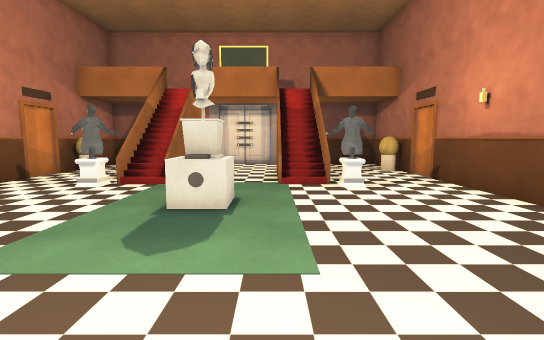
[1] (above)

12 first-person views from a walk through a scene from a Unity 3-D project. The camera is 1.4 m above the floor, tilts 6° down and sees 85° across. The floor is counted in squares, 1 m on a side. Each view is taken from the middle of a square. On the plan, view 1 faces up. The plan holds only what a view shows up to about 14 squares ahead; the rest is blank. The place goes on beyond the plan.

[2]
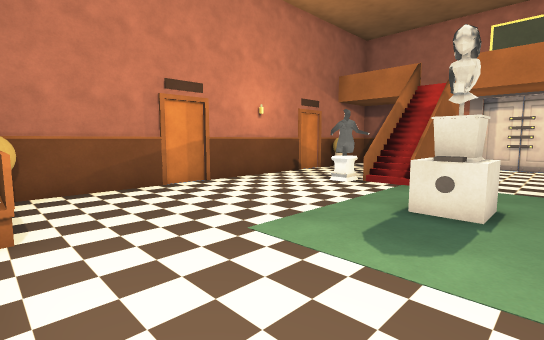

[3]
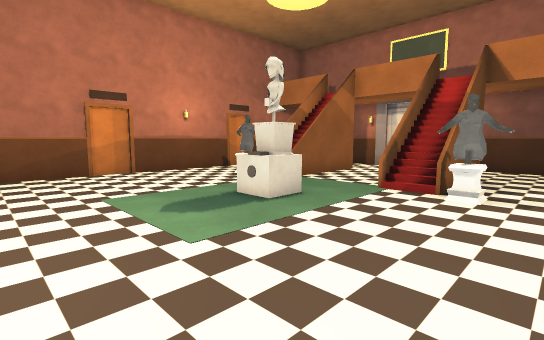

[4]
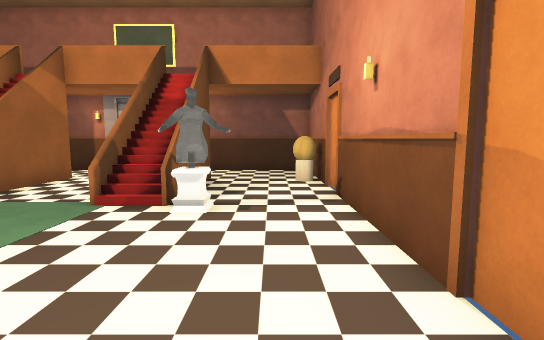

[5]
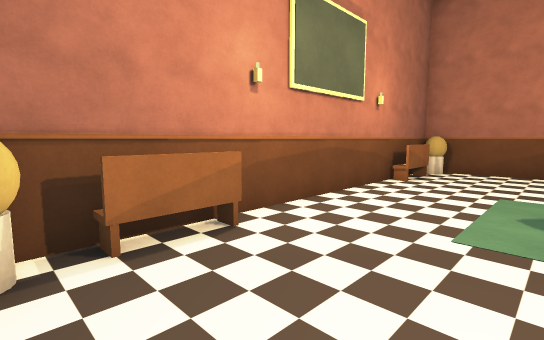

[6]
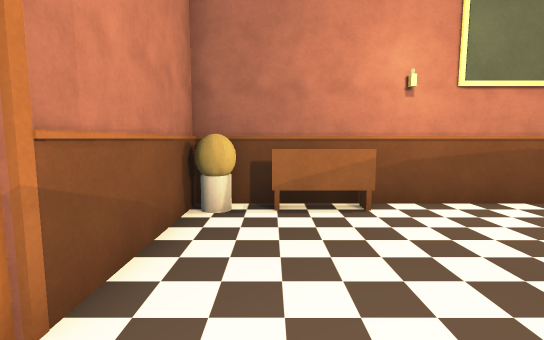

[7]
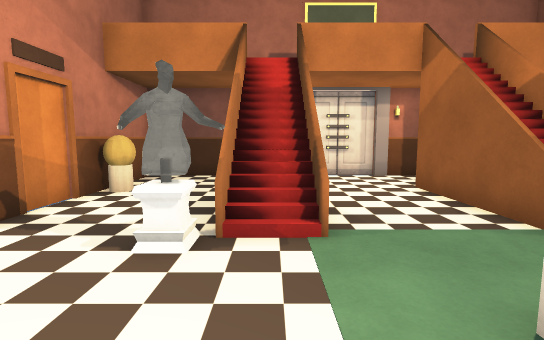

[8]
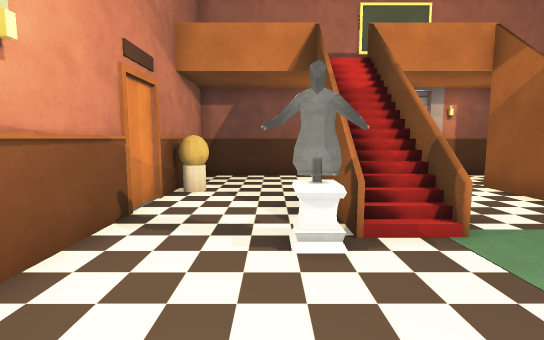

[9]
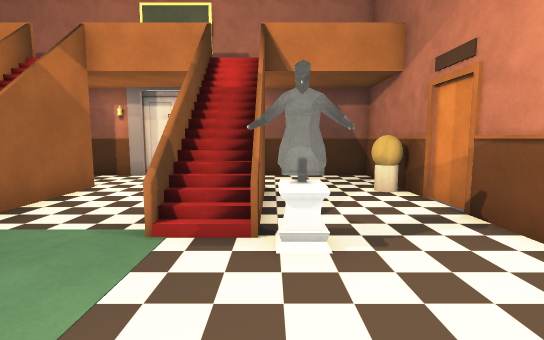

[10]
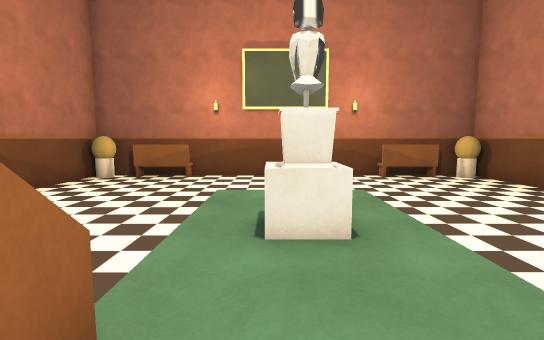

[11]
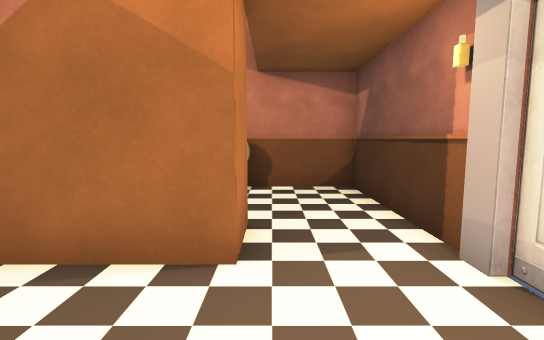

[12]
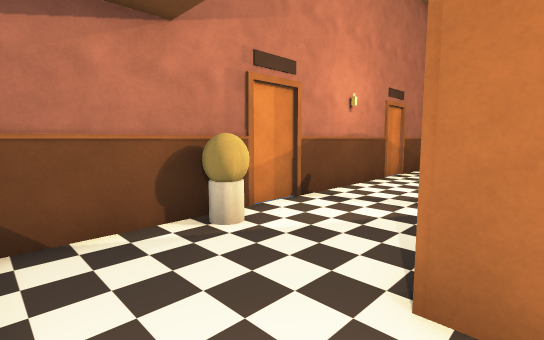

### Floor plan
Key: @ floor where view 1 was taken; # wall or solid block; x gap in a wall; . floor; / step, stairs or slope; O other object.
Columns run from 9 left of view 1 to 6 right of it. Each row starts with its distance up from view 1.
 17 ################
 16 #..............#
 15 #..............#
 14 #...///../ /...#
 13 #O..# #..# #..O#
 12 #...x x..x x...#
 11 #...O O..O O...#
 10 #...O O..O O...#
  9 #..OO/O..O/OO..#
  8 #..............#
  7 #......OO......#
  6 #......OO......#
  5 #..............#
  4 #..............#
  3 #..............#
  2 #..............#
  1 #..............#
  0 #O#O#....@.#O#O#
 -1 ################

Positions as (right, up) in squares from view 1, and headings:
1: (0, 0), facing up
2: (0, 0), facing up-left
3: (4, 1), facing up-left
4: (4, 3), facing up
5: (5, 4), facing down-left
6: (4, 6), facing down
7: (-4, 5), facing up
8: (-6, 5), facing up
9: (2, 5), facing up
10: (-1, 11), facing down
11: (0, 14), facing left
12: (1, 16), facing down-right
